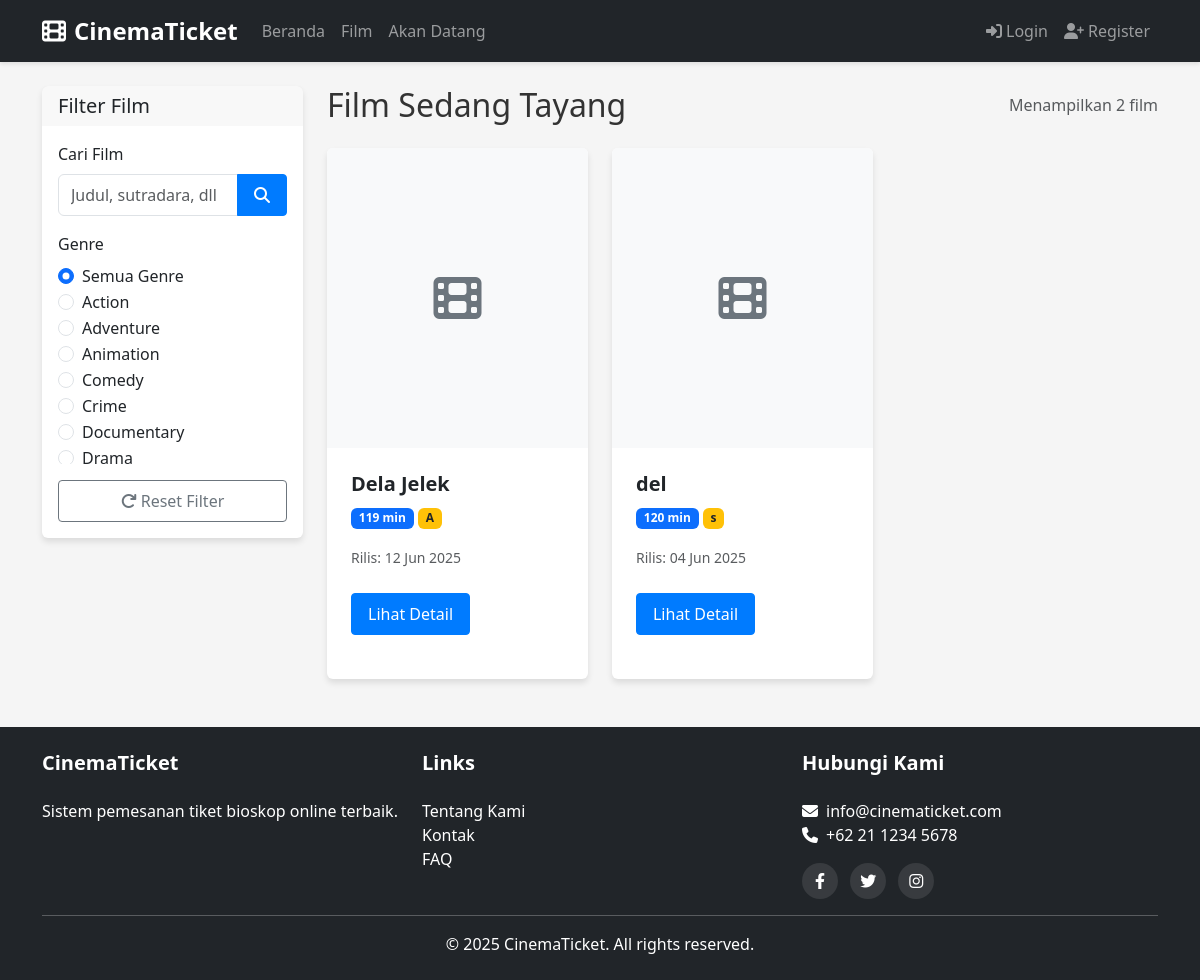
Page /movies/ on the committed database.
### app/models/movie.py (models this page shows, shortened)
class Genre(db.Model):
    __tablename__ = 'genres'
    id = db.Column(db.Integer, primary_key=True)
    name = db.Column(db.String(50), unique=True, nullable=False)
    movies = db.relationship('Movie', secondary='movie_genres', backref='genres')

class Movie(db.Model):
    __tablename__ = 'movies'
    id = db.Column(db.Integer, primary_key=True)
    title = db.Column(db.String(200), nullable=False)
    description = db.Column(db.Text, nullable=True)
    duration = db.Column(db.Integer, nullable=False)  # Durasi dalam menit
    release_date = db.Column(db.Date, nullable=True)
    poster_image = db.Column(db.String(255), nullable=True)  # Path ke file poster
    trailer_url = db.Column(db.String(255), nullable=True)
    director = db.Column(db.String(100), nullable=True)
    cast = db.Column(db.Text, nullable=True)
    rating = db.Column(db.String(10), nullable=True)  # Rating film (G, PG, PG-13, R, dll)
    is_showing = db.Column(db.Boolean, default=True)
    created_at = db.Column(db.DateTime, default=datetime.utcnow)
    updated_at = db.Column(db.DateTime, default=datetime.utcnow, onupdate=datetime.utcnow)
    schedules = db.relationship('Schedule', backref='movie', lazy='dynamic', cascade='all, delete-orphan')
    def get_genres_str(self):
        return ', '.join(genre.name for genre in self.genres)

### app/routes/movies.py (the view, shortened to what this page needs)
@movies_bp.route('/')
def list():
    page = request.args.get('page', 1, type=int)
    per_page = 12
    genre_id = request.args.get('genre', None, type=int)
    search_query = request.args.get('search', None, type=str)
    query = Movie.query.filter_by(is_showing=True)
    if genre_id:
        query = query.filter(Movie.genres.any(id=genre_id))
    movies = query.order_by(desc(Movie.release_date)).paginate(page=page, per_page=per_page)
    genres = Genre.query.all()
    return render_template(
        'movies/list.html',
        title='Daftar Film',
        movies=movies,
        genres=genres,
        current_genre=genre_id,
        search_query=search_query
    )

### app/templates/movies/list.html (shortened to what this page needs)
{% extends "base.html" %}
{% block content %}
<div class="row">
    <div class="col-lg-3">
        <div class="card mb-4">
            <div class="card-header">
                <h5 class="mb-0">Filter Film</h5>
            </div>
            <div class="card-body">
                <form action="{{ url_for('movies.list') }}" method="GET" id="filter-form">
                    <div class="mb-3">
                        <label for="search" class="form-label">Cari Film</label>
                        <div class="input-group">
                            <input type="text" class="form-control" id="search" name="search"
                                  value="{{ search_query or '' }}" placeholder="Judul, sutradara, dll">
                            <button class="btn btn-primary" type="submit">
                                <i class="fas fa-search"></i>
                            </button>
                        </div>
                    </div>
                    <div class="mb-3">
                        <label class="form-label">Genre</label>
                        <div class="genre-list">
                            <div class="form-check">
                                <input class="form-check-input" type="radio" name="genre" id="genre-all" value=""
                                      {% if not current_genre %}checked{% endif %}>
                                <label class="form-check-label" for="genre-all">
                                    Semua Genre
                                </label>
                            </div>
                            {% for genre in genres %}
                            <div class="form-check">
                                <input class="form-check-input" type="radio" name="genre" id="genre-{{ genre.id }}"
                                      value="{{ genre.id }}" {% if current_genre == genre.id %}checked{% endif %}>
                                <label class="form-check-label" for="genre-{{ genre.id }}">
                                    {{ genre.name }}
                                </label>
                            </div>
                            {% endfor %}
                        </div>
                    </div>
                    <div class="d-grid">
                        <a href="{{ url_for('movies.list') }}" class="btn btn-outline-secondary">
                            <i class="fas fa-redo me-1"></i>Reset Filter
                        </a>
                    </div>
                </form>
            </div>
        </div>
    </div>
    <div class="col-lg-9">
        <div class="d-flex justify-content-between align-items-center mb-4">
            <h2 class="mb-0">Film Sedang Tayang</h2>
            <div class="text-muted">
                Menampilkan {{ movies.total }} film
            </div>
        </div>
        <div class="row row-cols-1 row-cols-md-2 row-cols-lg-3 g-4">
            {% for movie in movies.items %}
            <div class="col animate-on-scroll" data-animation="slide-up">
                <div class="card movie-card h-100">
                    {% if movie.poster_image %}
                    <img src="{{ url_for('static', filename='uploads/' + movie.poster_image) }}" class="card-img-top" alt="{{ movie.title }}">
                    {% else %}
                    <div class="card-img-top placeholder-poster d-flex align-items-center justify-content-center bg-light">
                        <i class="fas fa-film fa-3x text-secondary"></i>
                    </div>
                    {% endif %}
                    <div class="card-body">
                        <h5 class="card-title">{{ movie.title }}</h5>
                        <div class="mb-2">
                            <span class="badge bg-primary">{{ movie.duration }} min</span>
                            {% if movie.rating %}
                            <span class="badge bg-warning text-dark">{{ movie.rating }}</span>
                            {% endif %}
                        </div>
                        {% if movie.release_date %}
                        <p class="card-text"><small class="text-muted">Rilis: {{ movie.release_date.strftime('%d %b %Y') }}</small></p>
                        {% endif %}
                        <a href="{{ url_for('movies.detail', movie_id=movie.id) }}" class="btn btn-primary mt-2">Lihat Detail</a>
                    </div>
                </div>
            </div>
            {% else %}
            <div class="col-12">
                <div class="alert alert-info">
                    <i class="fas fa-info-circle me-2"></i>Tidak ada film yang ditemukan.
                </div>
            </div>
            {% endfor %}
        </div>
    </div>
</div>
{% endblock %}

### app/templates/base.html (shortened to what this page needs)
<!DOCTYPE html>
<html lang="id">
<head>
    <link href="https://cdnjs.cloudflare.com/ajax/libs/bootstrap/5.3.0/css/bootstrap.min.css" rel="stylesheet">
    <link href="https://cdnjs.cloudflare.com/ajax/libs/font-awesome/6.4.0/css/all.min.css" rel="stylesheet">
    <link rel="stylesheet" href="{{ url_for('static', filename='css/style.css') }}">
</head>
<body>
    <nav class="navbar navbar-expand-lg navbar-dark bg-dark">
        <div class="container">
            <a class="navbar-brand" href="{{ url_for('main.index') }}">
                <i class="fas fa-film me-2"></i>CinemaTicket
            </a>
            <div class="collapse navbar-collapse" id="navbarNav">
                <ul class="navbar-nav me-auto">
                    <li class="nav-item">
                        <a class="nav-link" href="{{ url_for('main.index') }}">Beranda</a>
                    </li>
                    <li class="nav-item">
                        <a class="nav-link" href="{{ url_for('movies.list') }}">Film</a>
                    </li>
                    <li class="nav-item">
                        <a class="nav-link" href="{{ url_for('movies.coming_soon') }}">Akan Datang</a>
                    </li>
                </ul>
                <ul class="navbar-nav">
                    {% if current_user.is_authenticated %}
                        {% if current_user.is_admin %}
                            <li class="nav-item">
                                <a class="nav-link" href="{{ url_for('admin.index') }}">
                                    <i class="fas fa-tools me-1"></i>Admin
                                </a>
                            </li>
                        {% endif %}
                        <li class="nav-item">
                            <a class="nav-link" href="{{ url_for('booking.my_bookings') }}">
                                <i class="fas fa-ticket-alt me-1"></i>Tiket Saya
                            </a>
                        </li>
                        <li class="nav-item dropdown">
                            <a class="nav-link dropdown-toggle" href="#" id="userDropdown" role="button" data-bs-toggle="dropdown">
                                <i class="fas fa-user me-1"></i>{{ current_user.username }}
                            </a>
                            <ul class="dropdown-menu dropdown-menu-end">
                                <li><a class="dropdown-item" href="#">Profil</a></li>
                                <li><hr class="dropdown-divider"></li>
                                <li>
                                    <a class="dropdown-item" href="{{ url_for('auth.logout') }}">
                                        <i class="fas fa-sign-out-alt me-1"></i>Logout
                                    </a>
                                </li>
                            </ul>
                        </li>
                    {% else %}
                        <li class="nav-item">
                            <a class="nav-link" href="{{ url_for('auth.login') }}">
                                <i class="fas fa-sign-in-alt me-1"></i>Login
                            </a>
                        </li>
                        <li class="nav-item">
                            <a class="nav-link" href="{{ url_for('auth.register') }}">
                                <i class="fas fa-user-plus me-1"></i>Register
                            </a>
                        </li>
                    {% endif %}
                </ul>
            </div>
        </div>
    </nav>
    <main class="container my-4">
        {% block content %}{% endblock %}
    </main>
    <footer class="bg-dark text-white py-4 mt-5">
        <div class="container">
            <div class="row">
                <div class="col-md-4">
                    <h5>CinemaTicket</h5>
                    <p>Sistem pemesanan tiket bioskop online terbaik.</p>
                </div>
                <div class="col-md-4">
                    <h5>Links</h5>
                    <ul class="list-unstyled">
                        <li><a href="{{ url_for('main.about') }}" class="text-white">Tentang Kami</a></li>
                        <li><a href="{{ url_for('main.contact') }}" class="text-white">Kontak</a></li>
                        <li><a href="{{ url_for('main.faq') }}" class="text-white">FAQ</a></li>
                    </ul>
                </div>
                <div class="col-md-4">
                    <h5>Hubungi Kami</h5>
                    <p>
                        <i class="fas fa-envelope me-2"></i>info@cinematicket.com<br>
                        <i class="fas fa-phone me-2"></i>+62 21 1234 5678
                    </p>
                    <div class="social-icons">
                        <a href="#" class="text-white me-2"><i class="fab fa-facebook-f"></i></a>
                        <a href="#" class="text-white me-2"><i class="fab fa-twitter"></i></a>
                        <a href="#" class="text-white me-2"><i class="fab fa-instagram"></i></a>
                    </div>
                </div>
            </div>
            <hr class="mt-3">
            <div class="text-center">
                <p class="mb-0">&copy; 2025 CinemaTicket. All rights reserved.</p>
            </div>
        </div>
    </footer>
</body>
</html>

### app/static/css/style.css (style rules this page uses)
body { font-family: 'Segoe UI', Tahoma, Geneva, Verdana, sans-serif; background-color: #f5f5f5; color: #333; }
a { text-decoration: none; }
.navbar { box-shadow: 0 2px 4px rgba(0, 0, 0, 0.1); }
.navbar-brand { font-weight: bold; font-size: 1.5rem; }
.card { border: none; box-shadow: 0 4px 6px rgba(0, 0, 0, 0.1); transition: transform 0.3s, box-shadow 0.3s; margin-bottom: 20px; }
.card-header { font-weight: bold; border-bottom: none; }
.movie-card { overflow: hidden; transition: transform 0.3s, box-shadow 0.3s; }
.movie-card .card-img-top { height: 300px; object-fit: cover; transition: transform 0.5s; }
.movie-card .card-body { padding: 1.5rem; }
.movie-card .card-title { font-weight: bold; margin-bottom: 0.5rem; }
.btn { border-radius: 4px; padding: 8px 16px; font-weight: 500; transition: all 0.3s; }
.btn-primary { background-color: #007bff; border-color: #007bff; }
footer { background-color: #343a40; color: white; padding: 50px 0 20px; margin-top: 50px; }
footer h5 { color: white; margin-bottom: 1.5rem; font-weight: bold; }
footer a { color: rgba(255, 255, 255, 0.7); transition: color 0.3s; }
.social-icons a { display: inline-block; width: 36px; height: 36px; border-radius: 50%; background-color: rgba(255, 255, 255, 0.1); text-align: center; line-height: 36px; margin-right: 10px; transition: all 0.3s; }
.slide-up { animation: slideUp 0.5s ease-out; }

### app/templates/movies/list.html (style rules this page uses)
.placeholder-poster { height: 300px; }
.genre-list { max-height: 200px; overflow-y: auto; }
.movie-card { transition: transform 0.3s, box-shadow 0.3s; }
.movie-card .card-img-top { height: 300px; object-fit: cover; transition: transform 0.5s; }

### rows in the picture
Genre: genre "☐ Action", name "Action"
Genre: genre "☐ Adventure", name "Adventure"
Genre: genre "☐ Animation", name "Animation"
Genre: genre "☐ Comedy", name "Comedy"
Genre: genre "☐ Crime", name "Crime"
Genre: genre "☐ Documentary", name "Documentary"
Genre: genre "☐ Drama", name "Drama"
Movie: title "Dela Jelek", duration "119", rating "A", release_date "12 Jun 2025"
Movie: title "del", duration "120", rating "s", release_date "04 Jun 2025"

### other values in the picture
{{ movies.total }} "2"
